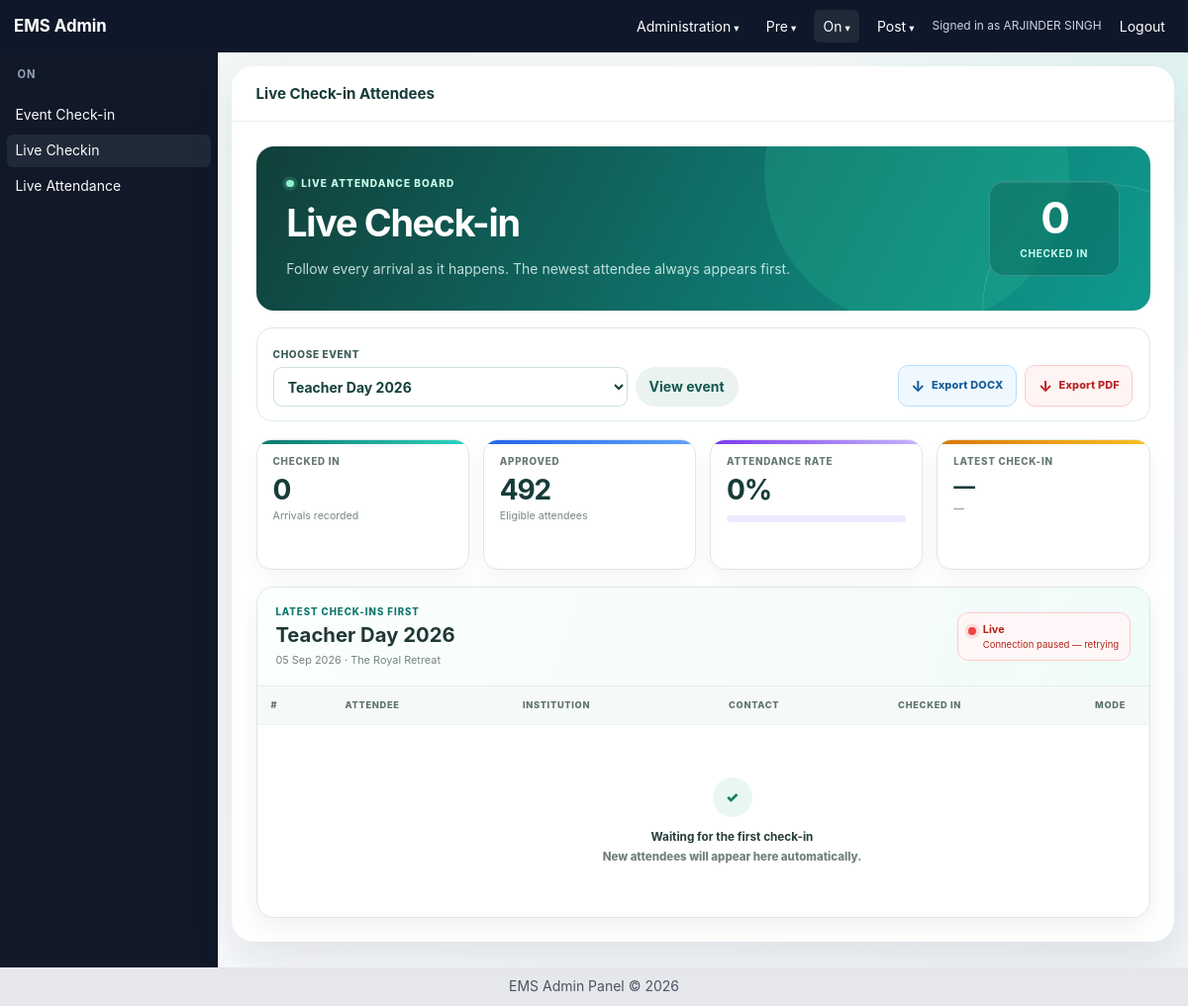
The page /admin/attendee_list.php (signed in) on the database its author committed.
### tables this page shows
CREATE TABLE IF NOT EXISTS `events` (
  `event_id` int NOT NULL AUTO_INCREMENT,
  `event_title` varchar(255) NOT NULL,
  `event_code` varchar(50) DEFAULT NULL,
  `event_tagline` varchar(255) DEFAULT NULL,
  `event_theme` varchar(255) DEFAULT NULL,
  `event_type` enum('Academic','Cultural','Sports','Seminar','Workshop','Conference','Meeting','Celebration','Competition','Other') DEFAULT 'Other',
  `event_status` enum('Open','Suspended','Delayed','Postponed','Closed') NOT NULL DEFAULT 'Open',
  `event_description` text,
  `start_date` date NOT NULL,
  `end_date` date DEFAULT NULL,
  `start_time` time DEFAULT NULL,
  `end_time` time DEFAULT NULL,
  `venue_name` varchar(255) DEFAULT NULL,
  `venue_address` text,
  `city` varchar(20) DEFAULT NULL,
  `state` varchar(20) DEFAULT NULL,
  `country` varchar(20) DEFAULT NULL,
  `registration_required` tinyint(1) DEFAULT '0',
  `registration_start_date` date DEFAULT NULL,
  `registration_end_date` date DEFAULT NULL,
  `registration_fee` decimal(10,2) DEFAULT '0.00',
  `created_by` int DEFAULT NULL,
  `updated_by` int DEFAULT NULL,
  `created_at` datetime DEFAULT CURRENT_TIMESTAMP,
  `updated_at` datetime DEFAULT CURRENT_TIMESTAMP ON UPDATE CURRENT_TIMESTAMP,
  PRIMARY KEY (`event_id`),
  UNIQUE KEY `event_code` (`event_code`)
);

### config/database.php (called while the page is built, shortened)
<?php
function getAppBasePath(): string
{
    $scriptFilename = str_replace('\\', '/', $_SERVER['SCRIPT_FILENAME'] ?? '');
    $documentRoot = str_replace('\\', '/', $_SERVER['DOCUMENT_ROOT'] ?? '');
    $normalizedDocumentRoot = rtrim($documentRoot, '/');
    $normalizedScriptFilename = rtrim($scriptFilename, '/');
    if ($normalizedScriptFilename !== '' && $normalizedDocumentRoot !== '' && str_starts_with(strtolower($normalizedScriptFilename), strtolower($normalizedDocumentRoot))) {
        $relativeScript = substr($normalizedScriptFilename, strlen($normalizedDocumentRoot));
        $relativeDir = dirname($relativeScript);
        return '';
    }
    return '';
}
function buildUrl(string $path = ''): string
{
    $basePath = rtrim(getAppBasePath(), '/');
    $normalizedPath = '/' . ltrim($path, '/');
    if ($basePath === '') {
        return $normalizedPath;
    }
    $pathOnly = $normalizedPath;
    $queryString = '';
    $segments = array_map(static fn (string $segment): string => rawurlencode($segment), array_filter(explode('/', trim($pathOnly, '/')), static fn (string $segment): bool => $segment !== ''));
    $encodedPath = '/' . implode('/', $segments);
    return $basePath . $encodedPath . $queryString;
}

### admin/events_funcs.php (called while the page is built, shortened)
<?php
function getAllEvents(PDO $pdo): array
{
    $statement = $pdo->query('SELECT * FROM events ORDER BY start_date DESC, event_title ASC');
    return $statement ? $statement->fetchAll() : [];
}
function getEventById(PDO $pdo, int $eventId): ?array
{
    $statement = $pdo->prepare('SELECT * FROM events WHERE event_id = :event_id LIMIT 1');
    $statement->execute([':event_id' => $eventId]);
    $event = $statement->fetch();
    return $event ?: null;
}

### admin/attendee_list.php (the view, shortened to what this page needs)
<?php
require_once __DIR__ . '/../config/database.php';
require_once __DIR__ . '/layout.php';
require_once __DIR__ . '/events_funcs.php';
function attendeeListAttendanceTableExists(PDO $pdo): bool
{
    $statement = $pdo->prepare(<<<'SQL'
        SELECT COUNT(*)
        FROM information_schema.tables
        WHERE table_schema = DATABASE()
          AND table_name = 'event_attendance'
SQL);
    $statement->execute();
    return (int) $statement->fetchColumn() > 0;
}
function attendeeListRegistrationTableExists(PDO $pdo): bool
{
    $statement = $pdo->prepare(<<<'SQL'
        SELECT COUNT(*)
        FROM information_schema.tables
        WHERE table_schema = DATABASE()
          AND table_name = 'event_registrations'
SQL);
    $statement->execute();
    return (int) $statement->fetchColumn() > 0;
}
function attendeeListFormatDate(mixed $value, string $format = 'd M Y, h:i A'): string
{
    $value = trim((string) $value);
    if ($value === '') {
        return '—';
    }
    $timestamp = strtotime($value);
    return $timestamp === false ? $value : date($format, $timestamp);
}
function attendeeListFetchAttendees(PDO $pdo, int $eventId, bool $attendanceTableExists, bool $registrationTableExists): array
{
    $statement = $pdo->prepare(<<<'SQL'
        SELECT
            ea.attendance_id,
            ea.checked_in_at,
            ea.checked_in_by,
            ea.mode,
            er.registration_id,
            er.salutation,
            er.name,
            er.designation,
            er.institution_name,
            er.mobile,
            er.official_email,
            er.district
        FROM event_attendance ea
        INNER JOIN event_registrations er
            ON er.registration_id = ea.registration_id
           AND er.event_id = ea.event_id
        WHERE ea.event_id = :event_id
        ORDER BY ea.checked_in_at DESC, ea.attendance_id DESC
SQL);
    $statement->execute([':event_id' => $eventId]);
    return $statement->fetchAll() ?: [];
}
function attendeeListFetchSummary(PDO $pdo, int $eventId, bool $attendanceTableExists, bool $registrationTableExists): array
{
    $summary = [
        'checked_in_count' => 0,
        'approved_count' => 0,
        'latest_attendance_id' => 0,
        'latest_checked_in_at' => '',
        'attendance_rate' => 0,
    ];
    if ($registrationTableExists) {
        $approvedStatement = $pdo->prepare(<<<'SQL'
            SELECT COUNT(*)
            FROM event_registrations
            WHERE event_id = :event_id
              AND approval_status = 'approved'
SQL);
        $approvedStatement->execute([':event_id' => $eventId]);
        $summary['approved_count'] = (int) $approvedStatement->fetchColumn();
    }
    if ($attendanceTableExists && $registrationTableExists) {
        $attendanceStatement = $pdo->prepare(<<<'SQL'
            SELECT
                COUNT(*) AS checked_in_count,
                COALESCE(MAX(attendance_id), 0) AS latest_attendance_id,
                MAX(checked_in_at) AS latest_checked_in_at
            FROM event_attendance ea
            INNER JOIN event_registrations er
                ON er.registration_id = ea.registration_id
               AND er.event_id = ea.event_id
            WHERE ea.event_id = :event_id
SQL);
        $attendanceStatement->execute([':event_id' => $eventId]);
        $attendance = $attendanceStatement->fetch() ?: [];
        $summary['checked_in_count'] = (int) ($attendance['checked_in_count'] ?? 0);
        $summary['latest_attendance_id'] = (int) ($attendance['latest_attendance_id'] ?? 0);
        $summary['latest_checked_in_at'] = (string) ($attendance['latest_checked_in_at'] ?? '');
    }
    if ($summary['approved_count'] > 0) {
        $summary['attendance_rate'] = (int) round(($summary['checked_in_count'] / $summary['approved_count']) * 100);
    }
    return $summary;
}
function attendeeListLivePayload(PDO $pdo, int $eventId, ?int $sinceAttendanceId = null): array
{
    $event = $eventId > 0 ? getEventById($pdo, $eventId) : null;
    $attendanceTableExists = attendeeListAttendanceTableExists($pdo);
    $registrationTableExists = attendeeListRegistrationTableExists($pdo);
    $summary = attendeeListFetchSummary($pdo, $eventId, $attendanceTableExists, $registrationTableExists);
    $hasChanges = $sinceAttendanceId === null || $summary['latest_attendance_id'] > $sinceAttendanceId;
    return [
        'success' => true,
        'message' => !$registrationTableExists
            ? 'Registration storage is not available yet.'
            : ($attendanceTableExists ? '' : 'No check-ins have been recorded yet.'),
        'event' => [
            'event_id' => (int) $event['event_id'],
            'event_title' => (string) $event['event_title'],
            'start_date' => (string) ($event['start_date'] ?? ''),
            'venue_name' => (string) ($event['venue_name'] ?? ''),
        ],
        'summary' => $summary,
        'attendees' => $hasChanges ? attendeeListFetchAttendees($pdo, $eventId, $attendanceTableExists, $registrationTableExists) : [],
        'has_changes' => $hasChanges,
    ];
}
    ?>
<?php
$events = [];
$selectedEvent = null;
$payload = [
    'success' => false,
    'message' => '',
    'event' => null,
    'summary' => [
        'checked_in_count' => 0,
        'approved_count' => 0,
        'latest_attendance_id' => 0,
        'latest_checked_in_at' => '',
        'attendance_rate' => 0,
    ],
    'attendees' => [],
    'has_changes' => false,
];
$requestedEventId = max(0, (int) ($_GET['event'] ?? 0));
try {
    $pdo = createDbConnection();
    $events = getAllEvents($pdo);
    if ($requestedEventId === 0 && $events !== []) {
        $requestedEventId = (int) $events[0]['event_id'];
    }
    if ($requestedEventId > 0) {
        $payload = attendeeListLivePayload($pdo, $requestedEventId);
        $selectedEvent = $payload['success'] ? getEventById($pdo, $requestedEventId) : null;
    }
} catch (PDOException $exception) {
    $error = 'Unable to load live check-in data. Please try again.';
}
$selectedEventId = (int) ($selectedEvent['event_id'] ?? 0);
$summary = $payload['summary'];
$attendees = $payload['attendees'];
$exportBase = buildUrl('admin/attendee_list.php') . '?event=' . $selectedEventId;
?>
<div class="live-checkin-content" data-live-endpoint="<?php echo htmlspecialchars(buildUrl('admin/attendee_list.php'), ENT_QUOTES, 'UTF-8'); ?>">
    <section class="live-checkin-hero">
        <div class="live-checkin-hero-copy">
            <p class="live-checkin-eyebrow"><span aria-hidden="true"></span> Live attendance board</p>
            <h2>Live Check-in</h2>
            <p>Follow every arrival as it happens. The newest attendee always appears first.</p>
        </div>
        <div class="live-checkin-hero-total" aria-live="polite">
            <strong id="liveCheckinHeroTotal"><?php echo number_format((int) $summary['checked_in_count']); ?></strong>
            <span>checked in</span>
        </div>
    </section>
    <section class="live-checkin-toolbar">
        <form method="get" class="live-checkin-event-picker" id="liveCheckinEventForm">
            <label for="liveCheckinEvent">Choose event</label>
            <div>
                <select name="event" id="liveCheckinEvent" <?php echo $events === [] ? 'disabled' : ''; ?>>
                    <?php if ($events === []): ?>
                        <option value="">No events available</option>
                    <?php else: ?>
                        <?php foreach ($events as $event): ?>
                            <option value="<?php echo (int) $event['event_id']; ?>" <?php echo (int) $event['event_id'] === $selectedEventId ? 'selected' : ''; ?>>
                                <?php echo htmlspecialchars((string) $event['event_title'], ENT_QUOTES, 'UTF-8'); ?>
                            </option>
                        <?php endforeach; ?>
                    <?php endif; ?>
                </select>
                <button type="submit" class="button-secondary">View event</button>
            </div>
        </form>
        <div class="live-checkin-exports" aria-label="Export attendee list">
            <a class="live-checkin-export-link docx" id="liveCheckinDocx" <?php echo $selectedEvent ? 'href="' . htmlspecialchars($exportBase . '&export=docx', ENT_QUOTES, 'UTF-8') . '"' : 'aria-disabled="true" tabindex="-1"'; ?>>
                <span aria-hidden="true">↓</span> Export DOCX
            </a>
            <a class="live-checkin-export-link pdf" id="liveCheckinPdf" target="_blank" <?php echo $selectedEvent ? 'href="' . htmlspecialchars($exportBase . '&export=pdf', ENT_QUOTES, 'UTF-8') . '"' : 'aria-disabled="true" tabindex="-1"'; ?>>
                <span aria-hidden="true">↓</span> Export PDF
            </a>
        </div>
    </section>
    <section class="live-checkin-summary" aria-live="polite">
        <article class="live-checkin-stat accent-teal">
            <span>Checked in</span>
            <strong id="liveCheckinCount"><?php echo number_format((int) $summary['checked_in_count']); ?></strong>
            <small>Arrivals recorded</small>
        </article>
        <article class="live-checkin-stat accent-blue">
            <span>Approved</span>
            <strong id="liveCheckinApproved"><?php echo number_format((int) $summary['approved_count']); ?></strong>
            <small>Eligible attendees</small>
        </article>
        <article class="live-checkin-stat accent-violet">
            <span>Attendance rate</span>
            <strong id="liveCheckinRate"><?php echo (int) $summary['attendance_rate']; ?>%</strong>
            <div class="live-checkin-progress" aria-hidden="true"><span id="liveCheckinProgress" style="width: <?php echo max(0, min(100, (int) $summary['attendance_rate'])); ?>%"></span></div>
        </article>
        <article class="live-checkin-stat accent-amber">
            <span>Latest check-in</span>
            <strong class="live-checkin-latest-time" id="liveCheckinLatest"><?php echo htmlspecialchars(attendeeListFormatDate($summary['latest_checked_in_at'] ?? '', 'h:i A'), ENT_QUOTES, 'UTF-8'); ?></strong>
            <small id="liveCheckinLatestDate"><?php echo htmlspecialchars(attendeeListFormatDate($summary['latest_checked_in_at'] ?? '', 'd M Y'), ENT_QUOTES, 'UTF-8'); ?></small>
        </article>
    </section>
    <section class="live-checkin-list-panel">
        <header class="live-checkin-list-header">
            <div>
                <p>Latest check-ins first</p>
                <h2 id="liveCheckinEventTitle"><?php echo htmlspecialchars((string) ($selectedEvent['event_title'] ?? 'Choose an event'), ENT_QUOTES, 'UTF-8'); ?></h2>
                <span id="liveCheckinEventMeta"><?php echo htmlspecialchars(attendeeListFormatDate($selectedEvent['start_date'] ?? '', 'd M Y') . (!empty($selectedEvent['venue_name']) ? ' · ' . $selectedEvent['venue_name'] : ''), ENT_QUOTES, 'UTF-8'); ?></span>
            </div>
            <div class="live-checkin-live-status" id="liveCheckinLiveStatus" aria-live="off">
                <span class="live-checkin-pulse" aria-hidden="true"></span>
                <strong>Live</strong>
                <small id="liveCheckinRefreshTime">Updated just now</small>
            </div>
        </header>
        <div class="live-checkin-table-wrap">
            <table class="live-checkin-table">
                <thead>
                    <tr>
                        <th scope="col">#</th>
                        <th scope="col">Attendee</th>
                        <th scope="col">Institution</th>
                        <th scope="col">Contact</th>
                        <th scope="col">Checked in</th>
                        <th scope="col">Mode</th>
                    </tr>
                </thead>
                <tbody id="liveCheckinRows">
                    <?php if ($attendees === []): ?>
                        <tr class="live-checkin-empty-row"><td colspan="6"><div class="live-checkin-empty"><span aria-hidden="true">✓</span><strong>Waiting for the first check-in</strong><p>New attendees will appear here automatically.</p></div></td></tr>
                    <?php endif; ?>
                </tbody>
            </table>
        </div>
    </section>
</div>

### rows shown on the page
events: event_title "Teacher Day 2026", start_date+venue_name "05 Sep 2026 · The Royal Retreat"

### other values the page prints
$menuLabel "Administration"
$menuLabel "Pre"
$menuLabel "On"
$menuLabel "Post"
$_SESSION['admin_name'] "ARJINDER SINGH"
$menuLabel "ON"
$itemLabel "Event Check-in"
$itemLabel "Live Checkin"
$itemLabel "Live Attendance"
$pageHeading "Live Check-in Attendees"
$summary['checked_in_count'] "0"
$summary['approved_count'] "492"
$summary['attendance_rate'] "0"
form field event "Teacher Day 2026"
